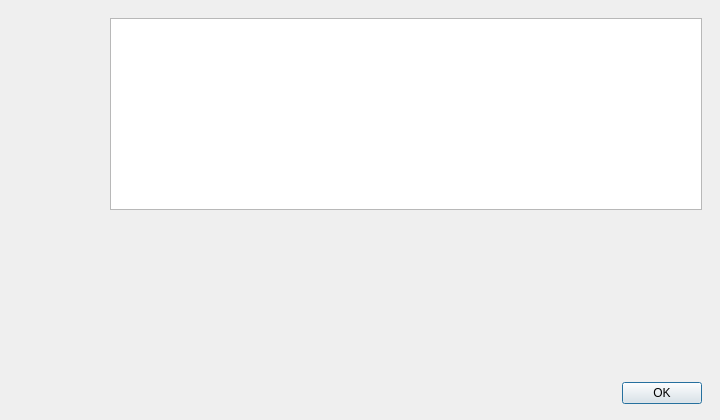
<?xml version="1.0" encoding="UTF-8"?>
<ui version="4.0">
 <class>HelpMessageDialog</class>
 <widget class="QDialog" name="HelpMessageDialog">
  <property name="geometry">
   <rect>
    <x>0</x>
    <y>0</y>
    <width>720</width>
    <height>420</height>
   </rect>
  </property>
  <property name="minimumSize">
   <size>
    <width>620</width>
    <height>360</height>
   </size>
  </property>
  <layout class="QHBoxLayout" name="horizontalLayout_2">
   <property name="spacing">
    <number>16</number>
   </property>
   <property name="leftMargin">
    <number>18</number>
   </property>
   <property name="topMargin">
    <number>18</number>
   </property>
   <property name="rightMargin">
    <number>18</number>
   </property>
   <property name="bottomMargin">
    <number>16</number>
   </property>
   <item>
    <layout class="QVBoxLayout" name="verticalLayoutLogo">
     <property name="spacing">
      <number>8</number>
     </property>
     <item>
      <widget class="QLabel" name="aboutLogo">
       <property name="sizePolicy">
        <sizepolicy hsizetype="Fixed" vsizetype="Fixed">
         <horstretch>0</horstretch>
         <verstretch>0</verstretch>
        </sizepolicy>
       </property>
       <property name="minimumSize">
        <size>
         <width>76</width>
         <height>76</height>
        </size>
       </property>
       <property name="maximumSize">
        <size>
         <width>76</width>
         <height>76</height>
        </size>
       </property>
       <property name="pixmap">
        <pixmap resource="../bitcoin.qrc">:/icons/bitcoin</pixmap>
       </property>
       <property name="scaledContents">
        <bool>true</bool>
       </property>
       <property name="alignment">
        <set>Qt::AlignHCenter|Qt::AlignTop</set>
       </property>
      </widget>
     </item>
     <item>
      <spacer name="verticalSpacerLogo">
       <property name="orientation">
        <enum>Qt::Vertical</enum>
       </property>
       <property name="sizeHint" stdset="0">
        <size>
         <width>20</width>
         <height>40</height>
        </size>
       </property>
      </spacer>
     </item>
    </layout>
   </item>
   <item>
    <layout class="QVBoxLayout" name="verticalLayout">
     <property name="spacing">
      <number>10</number>
     </property>
     <item>
      <widget class="QTextEdit" name="helpMessage">
       <property name="readOnly">
        <bool>true</bool>
       </property>
      </widget>
     </item>
     <item>
      <widget class="QScrollArea" name="scrollArea">
       <property name="frameShape">
        <enum>QFrame::NoFrame</enum>
       </property>
       <property name="verticalScrollBarPolicy">
        <enum>Qt::ScrollBarAsNeeded</enum>
       </property>
       <property name="horizontalScrollBarPolicy">
        <enum>Qt::ScrollBarAlwaysOff</enum>
       </property>
       <property name="widgetResizable">
        <bool>true</bool>
       </property>
       <widget class="QWidget" name="scrollAreaWidgetContents">
        <layout class="QVBoxLayout" name="verticalLayout_2">
         <property name="leftMargin">
          <number>4</number>
         </property>
         <property name="topMargin">
          <number>4</number>
         </property>
         <property name="rightMargin">
          <number>4</number>
         </property>
         <property name="bottomMargin">
          <number>4</number>
         </property>
         <item>
          <widget class="QLabel" name="aboutMessage">
           <property name="cursor">
            <cursorShape>IBeamCursor</cursorShape>
           </property>
           <property name="textFormat">
            <enum>Qt::PlainText</enum>
           </property>
           <property name="alignment">
            <set>Qt::AlignLeading|Qt::AlignLeft|Qt::AlignTop</set>
           </property>
           <property name="wordWrap">
            <bool>true</bool>
           </property>
           <property name="openExternalLinks">
            <bool>true</bool>
           </property>
           <property name="textInteractionFlags">
            <set>Qt::LinksAccessibleByMouse|Qt::TextSelectableByKeyboard|Qt::TextSelectableByMouse</set>
           </property>
          </widget>
         </item>
        </layout>
       </widget>
      </widget>
     </item>
     <item>
      <widget class="QDialogButtonBox" name="okButton">
       <property name="orientation">
        <enum>Qt::Horizontal</enum>
       </property>
       <property name="standardButtons">
        <set>QDialogButtonBox::Ok</set>
       </property>
      </widget>
     </item>
    </layout>
   </item>
  </layout>
 </widget>
 <resources>
  <include location="../bitcoin.qrc"/>
 </resources>
 <connections>
  <connection>
   <sender>okButton</sender>
   <signal>accepted()</signal>
   <receiver>HelpMessageDialog</receiver>
   <slot>accept()</slot>
   <hints>
    <hint type="sourcelabel">
     <x>20</x>
     <y>20</y>
    </hint>
    <hint type="destinationlabel">
     <x>20</x>
     <y>20</y>
    </hint>
   </hints>
  </connection>
  <connection>
   <sender>okButton</sender>
   <signal>rejected()</signal>
   <receiver>HelpMessageDialog</receiver>
   <slot>reject()</slot>
   <hints>
    <hint type="sourcelabel">
     <x>20</x>
     <y>20</y>
    </hint>
    <hint type="destinationlabel">
     <x>20</x>
     <y>20</y>
    </hint>
   </hints>
  </connection>
 </connections>
</ui>
